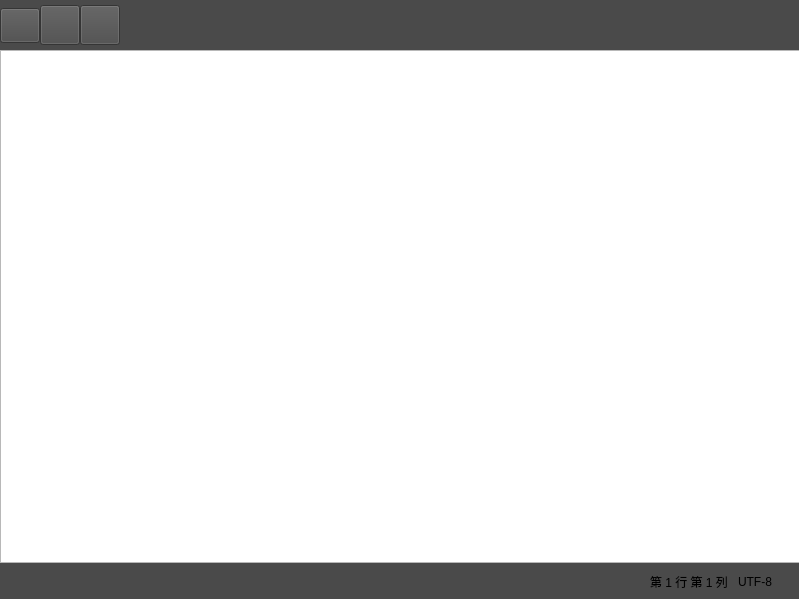
<?xml version="1.0" encoding="UTF-8"?>
<ui version="4.0">
 <class>Widget</class>
 <widget class="QWidget" name="Widget">
  <property name="geometry">
   <rect>
    <x>0</x>
    <y>0</y>
    <width>799</width>
    <height>599</height>
   </rect>
  </property>
  <property name="windowTitle">
   <string>记事本</string>
  </property>
  <property name="windowIcon">
   <iconset>
    <normaloff>:/resource/icon/note.png</normaloff>:/resource/icon/note.png</iconset>
  </property>
  <widget class="QWidget" name="layoutWidget">
   <property name="geometry">
    <rect>
     <x>0</x>
     <y>0</y>
     <width>801</width>
     <height>601</height>
    </rect>
   </property>
   <layout class="QVBoxLayout" name="verticalLayout">
    <property name="spacing">
     <number>0</number>
    </property>
    <item>
     <widget class="QWidget" name="widgetButtons" native="true">
      <property name="minimumSize">
       <size>
        <width>0</width>
        <height>50</height>
       </size>
      </property>
      <property name="styleSheet">
       <string notr="true">background-color: rgb(74, 74, 74)</string>
      </property>
      <widget class="QWidget" name="layoutWidget">
       <property name="geometry">
        <rect>
         <x>0</x>
         <y>0</y>
         <width>801</width>
         <height>51</height>
        </rect>
       </property>
       <layout class="QHBoxLayout" name="horizontalLayoutButtons">
        <property name="spacing">
         <number>0</number>
        </property>
        <item>
         <widget class="QPushButton" name="btnOpen">
          <property name="minimumSize">
           <size>
            <width>35</width>
            <height>35</height>
           </size>
          </property>
          <property name="styleSheet">
           <string notr="true">QPushButton {border-image: url(:/icon/o1.png);}
QPushButton::hover {border-image: url(:/icon/o2.png);}
QPushButton::pressed {border-image: url(:/icon/o3.png);}</string>
          </property>
          <property name="text">
           <string/>
          </property>
         </widget>
        </item>
        <item>
         <widget class="QPushButton" name="btnSave">
          <property name="minimumSize">
           <size>
            <width>40</width>
            <height>40</height>
           </size>
          </property>
          <property name="styleSheet">
           <string notr="true">QPushButton { border-image: url(:/icon/s1.png); }
QPushButton::hover { border-image: url(:/icon/s2.png); }
QPushButton::pressed { border-image: url(:/icon/s3.png); }</string>
          </property>
          <property name="text">
           <string/>
          </property>
         </widget>
        </item>
        <item>
         <widget class="QPushButton" name="btnClose">
          <property name="minimumSize">
           <size>
            <width>40</width>
            <height>40</height>
           </size>
          </property>
          <property name="styleSheet">
           <string notr="true">QPushButton { border-image: url(:/icon/c1.png); }
QPushButton::hover { border-image: url(:/icon/c2.png); }
QPushButton::pressed { border-image: url(:/icon/c3.png); }</string>
          </property>
          <property name="text">
           <string/>
          </property>
         </widget>
        </item>
        <item>
         <spacer name="hSpacer">
          <property name="orientation">
           <enum>Qt::Orientation::Horizontal</enum>
          </property>
          <property name="sizeHint" stdset="0">
           <size>
            <width>40</width>
            <height>20</height>
           </size>
          </property>
         </spacer>
        </item>
       </layout>
      </widget>
     </widget>
    </item>
    <item>
     <widget class="QTextEdit" name="textEdit"/>
    </item>
    <item>
     <widget class="QWidget" name="widgetBottom" native="true">
      <property name="minimumSize">
       <size>
        <width>0</width>
        <height>30</height>
       </size>
      </property>
      <property name="styleSheet">
       <string notr="true">background-color: rgb(74, 74, 74)</string>
      </property>
      <layout class="QHBoxLayout" name="horizontalLayout">
       <item>
        <spacer name="horizontalSpacerLeft">
         <property name="orientation">
          <enum>Qt::Orientation::Horizontal</enum>
         </property>
         <property name="sizeHint" stdset="0">
          <size>
           <width>625</width>
           <height>20</height>
          </size>
         </property>
        </spacer>
       </item>
       <item>
        <widget class="QLabel" name="labelPosition">
         <property name="minimumSize">
          <size>
           <width>0</width>
           <height>0</height>
          </size>
         </property>
         <property name="text">
          <string>第 1 行 第 1 列 </string>
         </property>
        </widget>
       </item>
       <item>
        <widget class="QLabel" name="labelEncoding">
         <property name="text">
          <string>UTF-8</string>
         </property>
        </widget>
       </item>
       <item>
        <spacer name="horizontalSpacerRight">
         <property name="orientation">
          <enum>Qt::Orientation::Horizontal</enum>
         </property>
         <property name="sizeType">
          <enum>QSizePolicy::Policy::Fixed</enum>
         </property>
         <property name="sizeHint" stdset="0">
          <size>
           <width>20</width>
           <height>20</height>
          </size>
         </property>
        </spacer>
       </item>
      </layout>
     </widget>
    </item>
   </layout>
  </widget>
 </widget>
 <resources>
  <include location="../resource/resources.qrc"/>
 </resources>
 <connections/>
</ui>
